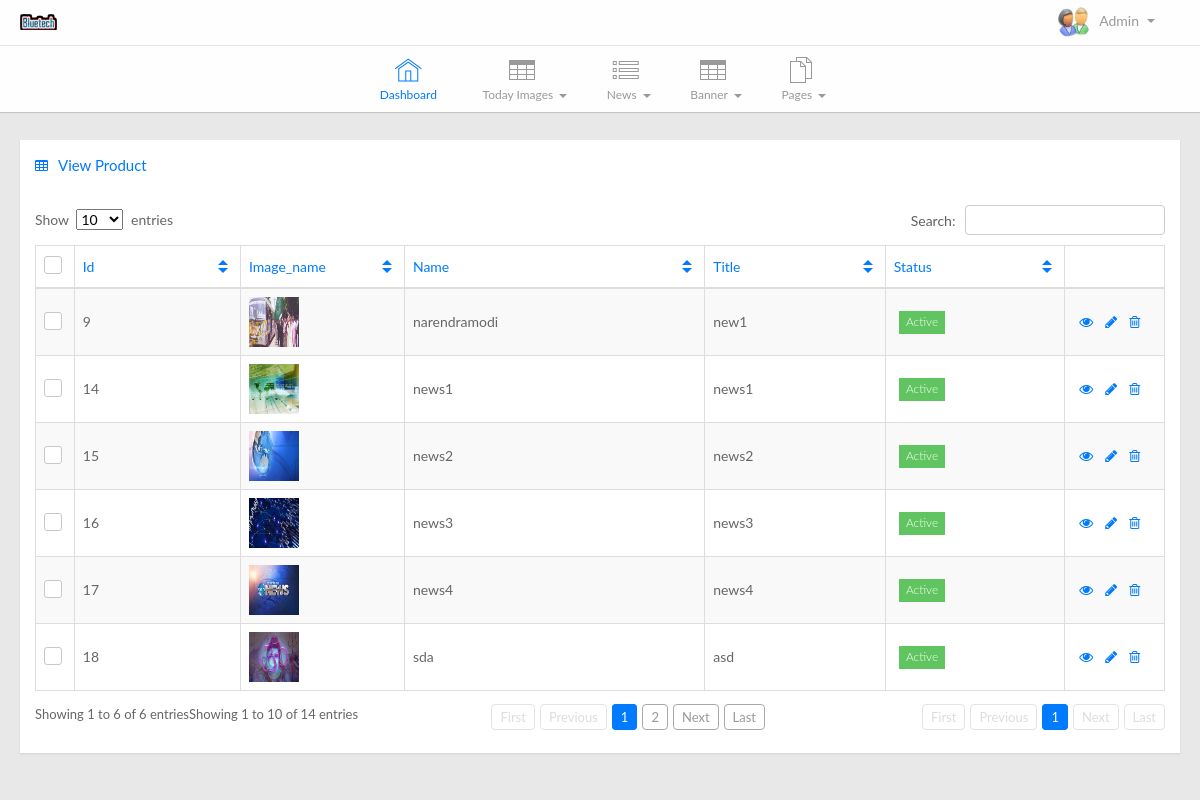
Page /bluetech/index.php?p=viewbanner (signed in) on the committed database.
### tables this page shows
CREATE TABLE IF NOT EXISTS `banner` (
  `id` int(11) NOT NULL AUTO_INCREMENT,
  `image` varchar(255) NOT NULL,
  `title` varchar(255) NOT NULL,
  `heading` varchar(255) NOT NULL,
  `status` varchar(255) NOT NULL,
  PRIMARY KEY (`id`)
);

### bluetech/connection.php (called while the page is built, shortened)
<?php
$adminpath = "files/";

### bluetech/viewbanner.php (the view, shortened to what this page needs)
<div class="container-fluid main-content">
    <div class="row">
        <div class="col-lg-12">
            <div class="widget-container fluid-height clearfix">
                <div class="heading">
                    <i class="fa fa-table"></i>View Product
                </div>
                <div class="widget-content padded clearfix">
                    <div id="dataTable1_wrapper" class="dataTables_wrapper" role="grid">
                        <div class="dataTables_filter" id="dataTable1_filter">
                        </div>
                        <table class="table table-bordered table-striped dataTable" id="dataTable1" aria-describedby="dataTable1_info">
                            <thead>
                                <tr role="row"><th class="check-header hidden-xs sorting_disabled" role="columnheader" rowspan="1" colspan="1" aria-label="
                                                   " style="width: 17.777777671813965px;">
                                        <label><input id="checkAll" name="checkAll" type="checkbox"><span></span></label>
                                    </th><th class="sorting" role="columnheader" tabindex="0" aria-controls="dataTable1" rowspan="1" colspan="1" aria-label="
                                             Id
                                             : activate to sort column ascending" style="width: 143.77777767181396px;">
                                        Id
                                    </th><th class="sorting" role="columnheader" tabindex="0" aria-controls="dataTable1" rowspan="1" colspan="1" aria-label="
                                             Image
                                             : activate to sort column ascending" style="width: 141.77777767181396px;">
                                        Image_name
                                    </th><th class="hidden-xs sorting" role="columnheader" tabindex="0" aria-controls="dataTable1" rowspan="1" colspan="1" aria-label="
                                             Product_Name
                                             : activate to sort column ascending" style="width: 247.77777767181396px;">
                                        Name
                                    </th><th class="hidden-xs sorting" role="columnheader" tabindex="0" aria-controls="dataTable1" rowspan="1" colspan="1" aria-label="
                                             Date Added
                                             : activate to sort column ascending" style="width: 154.77777767181396px;">
                                       Title
                                    </th><th class="hidden-xs sorting" role="columnheader" tabindex="0" aria-controls="dataTable1" rowspan="1" colspan="1" aria-label="
                                             Status
                                             : activate to sort column ascending" style="width: 153.77777767181396px;">
                                        Status
                                    </th><th class="sorting_disabled" role="columnheader" rowspan="1" colspan="1" aria-label="" style="width: 71.77777767181396px;"></th></tr></thead>
                            <tbody role="alert" aria-live="polite" aria-relevant="all">
                                <?php
                                $sql = "select * from banner ";
                                $q = mysql_query($sql) or die(mysql_error() . $sql);
                                while($r= mysql_fetch_assoc($q))
                                {
                                ?>
                                <tr class="odd">
                                    <td class="check hidden-xs  sorting_1">
                                        <label><input name="optionsRadios1" type="checkbox" value="option1"><span></span></label>
                                    </td>
                                    <td class=" ">
                                       <?php echo $r['id']; ?>
                                    </td>
                                    <td class="">
                                        <?php if($r['image']&& file_exists($adminpath.$r['image'])){ ?>
                                       <img src="<?php echo $adminpath.$r['image'] ?>" width="50px" height="50px;"  />
                                    <?php }
                                    else
                                    {
                                      ?>
                                        <img src="images/AAAAAA&text=no+image.gif"style="width: 50px;height: 50px;"/>
                                        <?php
                                    }
                                    ?>
                                    </td>
                                    <td class="hidden-xs ">
                                        <?php echo $r['heading']; ?>
                                    </td>
                                    <td class="hidden-xs ">
                                       <?php echo ($r['title']); ?>
                                    </td>
                                    <td class="hidden-xs ">
                                         <?php if($r['status']=='Yes')
                                             {
                                         ?>
                                        <span class="label label-success"> Active</span>
                                             <?php
                                         } else if($r['status']=='No'){
                                             ?>
                                          <span class="label label-danger"> Hidden</span>
                                        <?php } ?>
                                    </td>
                                    <td class="actions ">
                                        <div class="action-buttons">
                                            <a class="table-actions" href=""><i class="fa fa-eye"></i></a><a class="table-actions" href="index.php?p=editbanner&id=<?php echo $r['id'] ?>"><i class="fa fa-pencil"></i></a><a class="table-actions" href="index.php?p=viewbanner&del=Yes&id=<?php echo $r['id']; ?>"><i class="fa fa-trash-o"></i></a>
                                        </div>
                                    </td>
                                </tr>
                                <?php } ?>
                            </tbody></table>
                            <div class="dataTables_info" id="dataTable1_info">Showing 1 to 10 of 14 entries</div>
                            <div class="dataTables_paginate paging_full_numbers" id="dataTable1_paginate">
                            <a tabindex="0" class="first paginate_button paginate_button_disabled" id="dataTable1_first">First</a><a tabindex="0" class="previous paginate_button paginate_button_disabled" id="dataTable1_previous">Previous</a><span><a tabindex="0" class="paginate_active">1</a><a tabindex="0" class="paginate_button">2</a></span><a tabindex="0" class="next paginate_button" id="dataTable1_next">Next</a><a tabindex="0" class="last paginate_button" id="dataTable1_last">Last</a></div></div>
                </div>
            </div>
        </div>
    </div>
</div>

### bluetech/index.php (shortened to what this page needs)
<?php
include 'connection.php';
?>
<!DOCTYPE html>
<html>
    <head>
        <link href="css/bootstrap.min.css" media="all" rel="stylesheet" type="text/css" />
        <link href="css/font-awesome.min.css" media="all" rel="stylesheet" type="text/css" />
        <link href="css/se7en-font.css" media="all" rel="stylesheet" type="text/css" />
        <link href="css/isotope.css" media="all" rel="stylesheet" type="text/css" />
        <link href="css/jquery.fancybox.css" media="all" rel="stylesheet" type="text/css" />
        <link href="css/fullcalendar.css" media="all" rel="stylesheet" type="text/css" />
        <link href="css/wizard.css" media="all" rel="stylesheet" type="text/css" />
        <link href="css/select2.css" media="all" rel="stylesheet" type="text/css" />
        <link href="css/morris.css" media="all" rel="stylesheet" type="text/css" />
        <link href="css/datatables.css" media="all" rel="stylesheet" type="text/css" />
        <link href="css/datepicker.css" media="all" rel="stylesheet" type="text/css" />
        <link href="css/timepicker.css" media="all" rel="stylesheet" type="text/css" />
        <link href="css/colorpicker.css" media="all" rel="stylesheet" type="text/css" />
        <link href="css/bootstrap-switch.css" media="all" rel="stylesheet" type="text/css" />
        <link href="css/bootstrap-editable.css" media="all" rel="stylesheet" type="text/css" />
        <link href="css/daterange-picker.css" media="all" rel="stylesheet" type="text/css" />
        <link href="css/typeahead.css" media="all" rel="stylesheet" type="text/css" />
        <link href="css/summernote.css" media="all" rel="stylesheet" type="text/css" />
        <link href="css/ladda-themeless.min.css" media="all" rel="stylesheet" type="text/css" />
        <link href="css/social-buttons.css" media="all" rel="stylesheet" type="text/css" />
        <link href="css/pygments.css" media="all" rel="stylesheet" type="text/css" />
        <link href="new/ckeditor/contents.css" media="all" rel="stylesheet" type="text/css" />
        <link href="css/style.css" media="all" rel="stylesheet" type="text/css" />
        <link href="css/color/green.css" media="all" rel="alternate stylesheet" title="green-theme" type="text/css" />
        <link href="css/color/orange.css" media="all" rel="alternate stylesheet" title="orange-theme" type="text/css" />
        <link href="css/color/magenta.css" media="all" rel="alternate stylesheet" title="magenta-theme" type="text/css" />
        <link href="css/color/gray.css" media="all" rel="alternate stylesheet" title="gray-theme" type="text/css" />
        <link href="css/jquery.fileupload-ui.css" media="screen" rel="stylesheet" type="text/css" />
        <link href="css/dropzone.css" media="screen" rel="stylesheet" type="text/css" />
    </head>
    <body class="page-header-fixed bg-1">
        <div class="modal-shiftfix">
            <div class="navbar navbar-fixed-top scroll-hide">
                <div class="container-fluid top-bar">
                    <div class="pull-right">
                        <ul class="nav navbar-nav pull-right">
                            <li class="dropdown user hidden-xs"><a data-toggle="dropdown" class="dropdown-toggle" href="#">
                                 </a>
                            </li>
                        </ul>
                    </div>
                    <div class="pull-right">
                        <ul class="nav navbar-nav pull-right">
                            <li class="dropdown user hidden-xs"><a data-toggle="dropdown" class="dropdown-toggle" href="#">
                                    <img width="34" height="34" src="images/avatar-male.jpeg" />Admin<b class="caret"></b></a>
                            </li>
                        </ul>
                    </div>
                    <button class="navbar-toggle"><span class="icon-bar"></span><span class="icon-bar"></span><span class="icon-bar"></span></button><a class="logo" href="index.php"></a>
                </div>
                <div class="container-fluid main-nav clearfix">
                    <div class="nav-collapse">
                        <ul class="nav">
                            <li>
                                <a class="current" href="index.php"><span aria-hidden="true" class="se7en-home"></span>Dashboard</a>
                            </li>
                             <li class="dropdown"><a data-toggle="dropdown" href="#">
                                    <span aria-hidden="true" class="se7en-tables"></span>Today Images<b class="caret"></b></a>
                            </li>
                            <li class="dropdown"><a data-toggle="dropdown" href="#">
                                    <span aria-hidden="true" class="se7en-forms"></span>News<b class="caret"></b></a>
                            </li>
                            <li class="dropdown"><a data-toggle="dropdown" href="#">
                                    <span aria-hidden="true" class="se7en-tables"></span>Banner<b class="caret"></b></a>
                            </li>
                            <li class="dropdown"><a data-toggle="dropdown" href="#">
                                    <span aria-hidden="true" class="se7en-pages"></span>Pages<b class="caret"></b></a>
                            </li>
                        </ul>
                    </div>
                </div>
            </div>
            <?php
            if (file_exists($_GET['p']) . '.php' && $_GET['p']) {
                include $_GET['p'] . '.php';
            } else {
                include 'dashboard.php';
            }
            ?>
        </div>
    </body>
</html>

### bluetech/css/datatables.css (style rules this page uses)
table.dataTable { clear:both; margin-bottom: 10px; }
.dataTables_wrapper { position: relative; clear: both; zoom: 1; }
.dataTables_filter { width: 50%; float: right; text-align: right; color:#5f5f5f; }
.dataTables_info { float: left; margin-top: 4px; font-size: 13px; }
.dataTables_paginate { float: right; text-align: right; margin: 5px 0; }
.dataTables_paginate a { height: auto; margin-left:5px; font-size: 13px; border: 1px solid #AAA; color: #999; background: #FFF; border-radius: 4px; padding: 4px 8px; cursor: pointer; text-decoration: none !important; }
.dataTables_paginate a.paginate_active { border-color: #007aff; background: #007aff; color: #FFF; }
.dataTables_paginate a.paginate_button_disabled { border-color: #e3e3e3; color: #DDD; pointer-events: none; }
.paging_full_numbers { width: 400px; height: 22px; line-height: 22px; margin-bottom:10px; }

### bluetech/css/green.css (style rules this page uses)
a { color: #60c560; }
.navbar .container-fluid.main-nav .nav-collapse .nav > li a.current span { color: #60c560; }
.navbar .container-fluid.main-nav .nav-collapse .nav > li > a.current { color: #60c560; }
.widget-container .heading { color: #60c560; }
.dataTable th.sorting { color: #60c560; }
.dataTable th.sorting:after { border-top: 5px solid #60c560; }
.dataTable th.sorting:before { border-bottom: 5px solid #60c560; }

### bluetech/css/orange.css (style rules this page uses)
a { color: #f0ad4e; }
.navbar .container-fluid.main-nav .nav-collapse .nav > li a.current span { color: #f0ad4e; }
.navbar .container-fluid.main-nav .nav-collapse .nav > li > a.current { color: #f0ad4e; }
.widget-container .heading { color: #f0ad4e; }
.dataTable th.sorting { color: #f0ad4e; }
.dataTable th.sorting:after { border-top: 5px solid #f0ad4e; }
.dataTable th.sorting:before { border-bottom: 5px solid #f0ad4e; }

### bluetech/css/magenta.css (style rules this page uses)
a { color: #c741c9; }
.navbar .container-fluid.main-nav .nav-collapse .nav > li a.current span { color: #c741c9; }
.navbar .container-fluid.main-nav .nav-collapse .nav > li > a.current { color: #c741c9; }
.widget-container .heading { color: #c741c9; }
.dataTable th.sorting { color: #c741c9; }
.dataTable th.sorting:after { border-top: 5px solid #c741c9; }
.dataTable th.sorting:before { border-bottom: 5px solid #c741c9; }

### bluetech/css/gray.css (style rules this page uses)
a { color: #999999; }
.navbar .container-fluid.main-nav .nav-collapse .nav > li a.current span { color: #333; }
.navbar .container-fluid.main-nav .nav-collapse .nav > li > a.current { color: #333; }
.widget-container .heading { color: #999999; }
.dataTable th.sorting { color: #999999; }
.dataTable th.sorting:after { border-top: 5px solid #999999; }
.dataTable th.sorting:before { border-bottom: 5px solid #999999; }

### rows in the picture
banner: id "9", image (picture), heading "narendramodi", title "new1", status "Active"
banner: id "14", image (picture), heading "news1", title "news1", status "Active"
banner: id "15", image (picture), heading "news2", title "news2", status "Active"
banner: id "16", image (picture), heading "news3", title "news3", status "Active"
banner: id "17", image (picture), heading "news4", title "news4", status "Active"
banner: id "18", image (picture), heading "sda", title "asd", status "Active"
